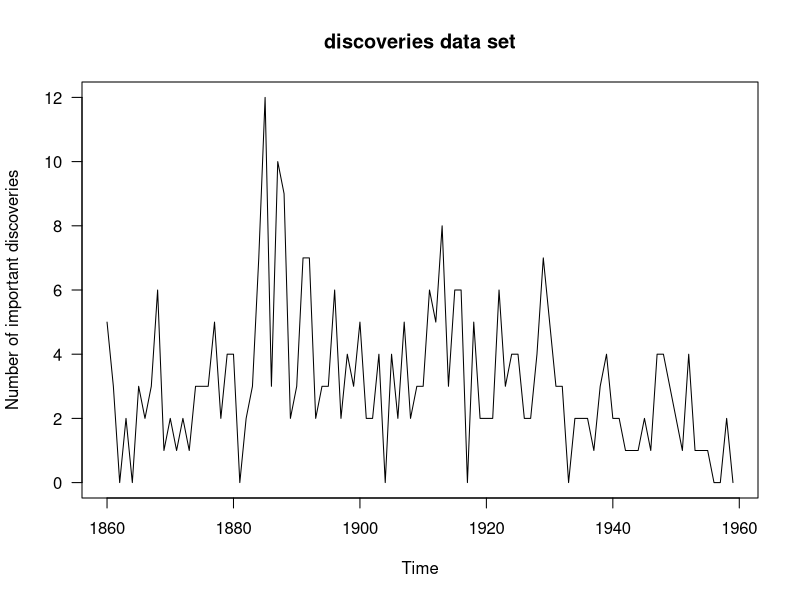
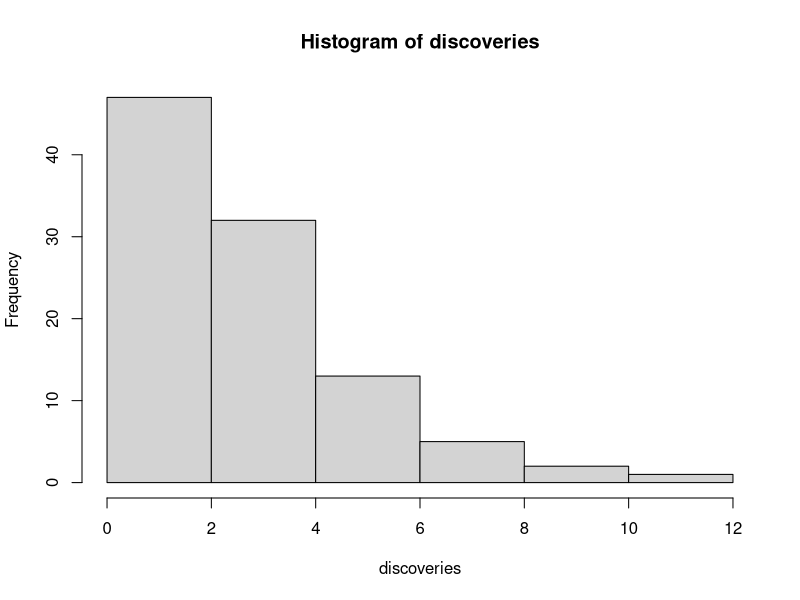

R code for these plots, in order:
## ---- chunk 1
knitr::opts_chunk$set(echo = TRUE)
## ---- chunk 2
length(discoveries)
summary(discoveries)
str(discoveries)
## ---- chunk 3
plot(discoveries, ylab = "Number of important discoveries",
     las = 1)
title(main = "discoveries data set")
## ---- chunk 4
hist(discoveries)
